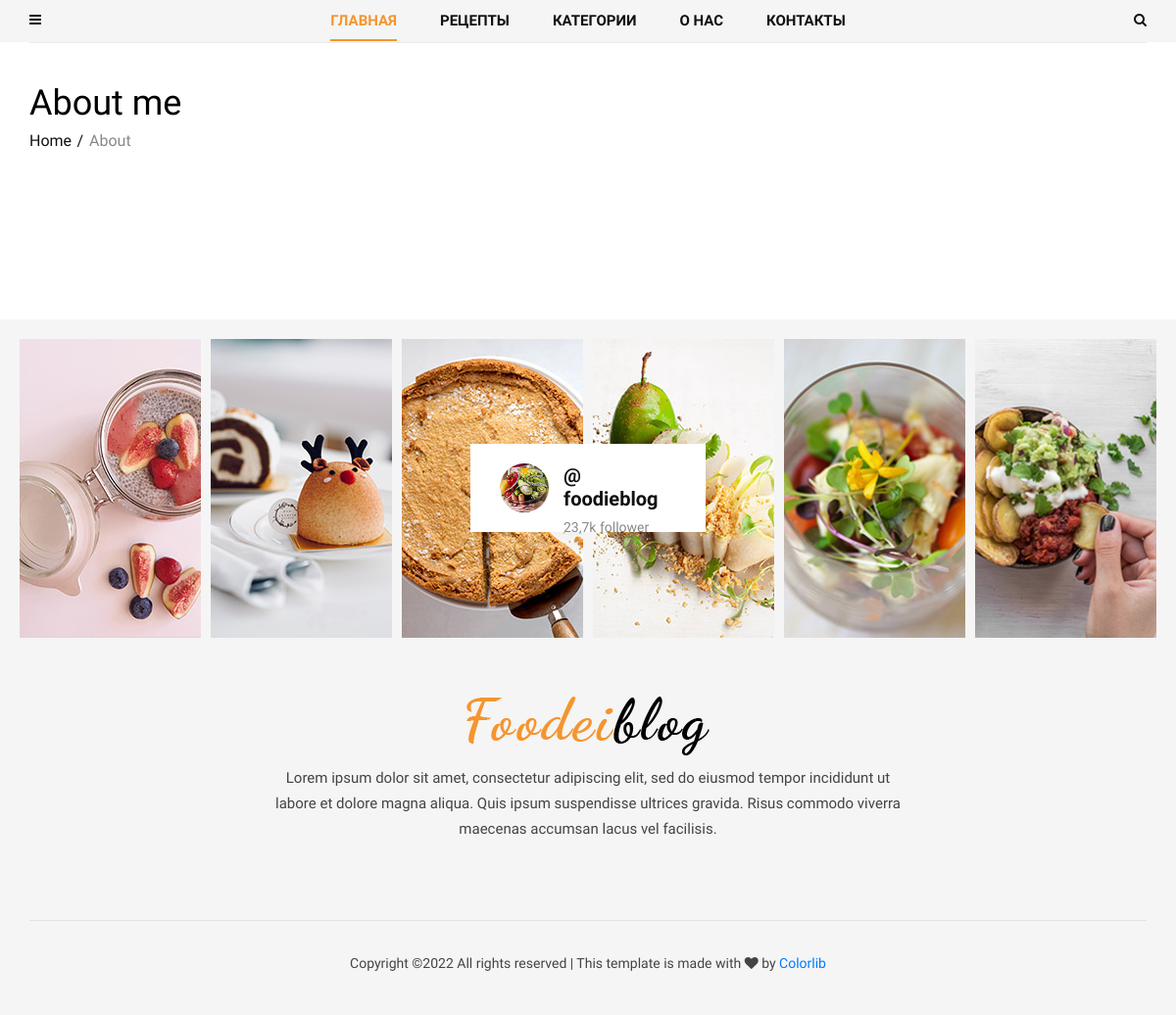
Page /about/ on the earlier database version.
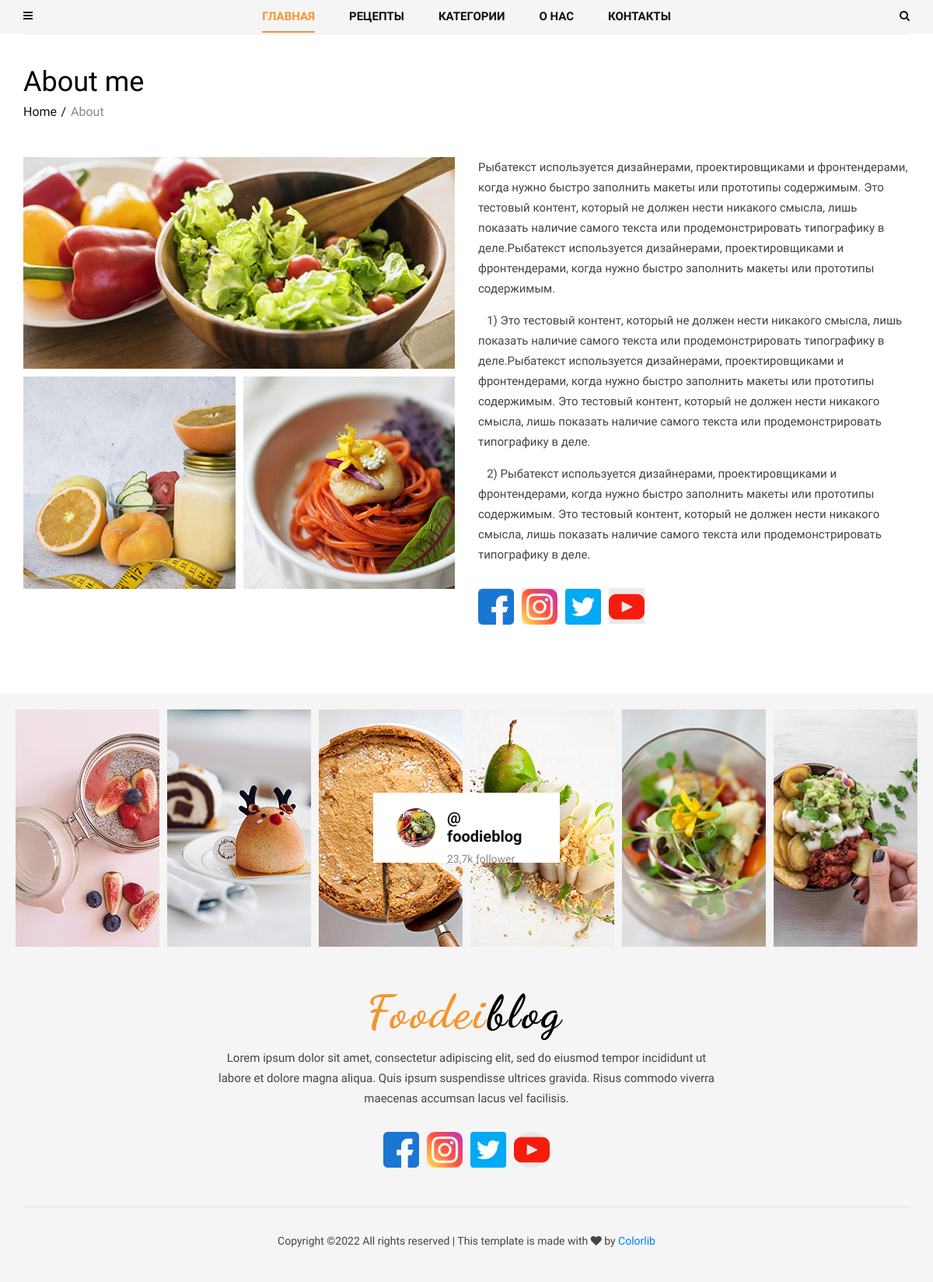
Same page on the later database version.
### contact/models.py (models this page shows)
class About(models.Model):
    name = models.CharField(max_length=50, default='')
    text = RichTextField()
    mini_text = RichTextField()
    def get_first_images(self):
        item = self.about_images.first()
        return item.image.url
    def get_images(self):
        return self.about_images.order_by('id')[1:]

class ImageAbout(models.Model):
    image = models.ImageField(upload_to='about/')
    page = models.ForeignKey(About, on_delete=models.CASCADE, related_name='about_images')
    alt = models.CharField(max_length=100)

class Social(models.Model):
    icon = models.FileField(upload_to='icons/')
    name = models.CharField(max_length=200)
    link = models.URLField()

### contact/views.py (the view)
# urls.py: path('about/', views.AboutView.as_view(), name='about'),
class AboutView(View):
    def get (self, request):
        about = About.objects.last()
        return render(request, 'contact/about.html', {'about': about})

### blog/models.py (called while the page is built)
    def get_absolute_url(self):
        return reverse('post_single', kwargs={'slug': self.category.slug, 'post_slug': self.slug})

### blog/templatetags/menu_tags.py (called while the page is built)
def get_all_categories():
    return Category.objects.all()

@register.inclusion_tag('blog/include/tags/top_menu.html')
def get_categories():
    category = get_all_categories()
    return {'list_category': category}

@register.inclusion_tag('blog/include/tags/recipes_tag.html')
def get_last_posts():
    posts = Post.objects.select_related('category').order_by('-id')[:5]
    return {'list_last_post': posts}

### contact/templatetags/social_tags.py (called while the page is built)
@register.simple_tag()
def get_social_links():
    return Social.objects.all()

@register.simple_tag()
def get_about():
    return About.objects.last()

### templates/contact/about.html
{% extends 'base.html' %}
{% load social_tags %}
{% block content %}
    <section class="about spad">
        <div class="container">
            <div class="about__text">
                <div class="row">
                    <div class="col-lg-12">
                        <div class="breadcrumb__text">
                            <h2>About me</h2>
                            <div class="breadcrumb__option">
                                <a href="#">Home</a>
                                <span>About</span>
                            </div>
                        </div>
                    </div>
                </div>
                <div class="row">
                    <div class="col-lg-6">
                        <div class="about__pic__item__large">
                            <img src="{{ about.get_first_images }}" alt="">
                        </div>
                        <div class="about__pic">
                            {% for item in about.get_images %}
                            <div class="about__pic__item">
                                <img src="{{ item.image.url }}" alt="{{ item.alt }}">
                            </div>
                            {% endfor %}
                        </div>
                    </div>
                    <div class="col-lg-6">
                        <div class="about__right__text">
                            {{ about.text|safe }}
                            <div class="about__right__text__social">
                                {% get_social_links as social_links %}
                                {% for item in social_links %}
                                <a href="{{ item.link }}"><img src="{{ item.icon.url }}"></a>
                                {% endfor %}
                            </div>
                        </div>
                    </div>
                </div>
            </div>
        </div>
    </section>
{% endblock%}

### templates/base.html (shortened to what this page needs)
<!DOCTYPE html>
<html lang="ru">
{% load static %}
<head>
    <link rel="stylesheet" href="{% static 'css/bootstrap.min.css' %}" type="text/css">
    <link rel="stylesheet" href="{% static 'css/font-awesome.min.css' %}" type="text/css">
    <link rel="stylesheet" href="{% static 'css/elegant-icons.css' %}" type="text/css">
    <link rel="stylesheet" href="{% static 'css/owl.carousel.min.css' %}" type="text/css">
    <link rel="stylesheet" href="{% static 'css/slicknav.min.css' %}" type="text/css">
    <link rel="stylesheet" href="{% static 'css/style.css' %}" type="text/css">
</head>
<body>
{% include 'header.html' %}
    {% block content %}
    {% endblock content %}
    {% include 'footer.html' %}
</body>
</html>

### templates/blog/include/left_nav.html (shortened to what this page needs)
 {% load menu_tags social_tags cache %}

### templates/blog/include/tags/top_menu.html (shortened to what this page needs)
{% load mptt_tags %}
<li class="dropdown">
    <a href="#">Категории</a>
</li>

### templates/header.html
{% load static social_tags cache %}
{% cache 5000 header %}
   <header class="header">
        <div class="header__top">
            <div class="container">
                <div class="row">
                    <div class="col-lg-2 col-md-1 col-6 order-md-1 order-1">
                        <div class="header__humberger">
                            <i class="fa fa-bars humberger__open"></i>
                        </div>
                    </div>
                    <div class="col-lg-8 col-md-10 order-md-2 order-3">
                    {% include 'blog/include/top_nav.html'%}
                    </div>
                    <div class="col-lg-2 col-md-1 col-6 order-md-3 order-2">
                        <div class="header__search">
                            <i class="fa fa-search search-switch"></i>
                        </div>
                    </div>
                </div>
            </div>
        </div>
    </header>
{% endcache %}

### templates/blog/include/top_nav.html
{% load menu_tags cache %}
{% cache 5000 top_nav %}
<nav class="header__menu">
    <ul>
        <li class="active"><a href="/">Главная</a></li>
    {% get_last_posts %}
    {% get_categories %}
        <li><a href="{% url 'about' %}">О нас</a></li>
        <li><a href="{% url 'contact' %}">Контакты</a></li>
    </ul>
</nav>
{% endcache %}

### templates/blog/include/tags/recipes_tag.html (shortened to what this page needs)
{% load menu_tags %}
<li>
<a href="#">Рецепты</a>
</li>

### templates/footer.html (shortened to what this page needs)
 {% load static social_tags cache %}
{% cache 5000 footer %}
    <footer class="footer">
        <div class="container-fluid">
            <div class="footer__instagram">
                <div class="footer__instagram__avatar">
                    <div class="footer__instagram__avatar--pic">
                        <img src="{% static 'img/footer/instagram-avatar.jpg' %}" alt="">
                    </div>
                    <div class="footer__instagram__avatar--text">
                        <h5>@ foodieblog</h5>
                        <span>23,7k follower</span>
                    </div>
                </div>
                <div class="row">
                    <div class="col-lg-2 col-md-2 col-sm-4 col-6">
                        <div class="footer__instagram__item set-bg" data-setbg="{% static 'img/footer/ip-1.jpg' %}"></div>
                    </div>
                    <div class="col-lg-2 col-md-2 col-sm-4 col-6">
                        <div class="footer__instagram__item set-bg" data-setbg="{% static 'img/footer/ip-2.jpg' %}"></div>
                    </div>
                    <div class="col-lg-2 col-md-2 col-sm-4 col-6">
                    </div>
                    <div class="col-lg-2 col-md-2 col-sm-4 col-6">
                    </div>
                    <div class="col-lg-2 col-md-2 col-sm-4 col-6">
                        <div class="footer__instagram__item set-bg" data-setbg="{% static 'img/footer/ip-5.jpg' %}"></div>
                    </div>
                    <div class="col-lg-2 col-md-2 col-sm-4 col-6">
                        <div class="footer__instagram__item set-bg" data-setbg="{% static 'img/footer/ip-6.jpg' %}"></div>
                    </div>
                </div>
            </div>
        </div>
        <div class="container">
            <div class="row">
                <div class="col-lg-12">
                    <div class="footer__text">
                        <div class="footer__logo">
                            <a href="#"><img src="{% static 'img/logo.png' %}" alt=""></a>
                        </div>
                        <p>Lorem ipsum dolor sit amet, consectetur adipiscing elit, sed do eiusmod tempor incididunt
                            ut<br /> labore et dolore magna aliqua. Quis ipsum suspendisse ultrices gravida. Risus
                            commodo viverra<br /> maecenas accumsan lacus vel facilisis. </p>
                        <div class="footer__social">
                                {% get_social_links as social_links %}
                                {% for item in social_links %}
                                <a href="{{ item.link }}"><img src="{{ item.icon.url }}"></a>
                                {% endfor %}
                        </div>
                    </div>
                    <div class="footer__copyright">
                        <p>
  Copyright &copy;<script>document.write(new Date().getFullYear());</script> All rights reserved | This template is made with <i class="fa fa-heart" aria-hidden="true"></i> by <a href="https://colorlib.com" target="_blank">Colorlib</a>
  </p>
                    </div>
                </div>
            </div>
        </div>
    </footer>
{% endcache %}

Differences in the rows shown:
added About: get_first_images (picture), text "Рыбатекст используется дизайнерами, проектировщиками и фронтендерами, когда нужно быстро заполнить макеты или прототипы содержимым. Это тестовый контент, который не должен нести никакого смысла, лишь показать наличие самого текста или продемонстрировать типографику в деле.Рыбатекст используется дизайнерами, проектировщиками и фронтендерами, когда нужно быстро заполнить макеты или прототипы содержимым. 1) Это тестовый контент, который не должен нести никакого смысла, лишь показать наличие самого текста или продемонстрировать типографику в деле.Рыбатекст используется дизайнерами, проектировщиками и фронтендерами, когда нужно быстро заполнить макеты или прототипы содержимым. Это тестовый…"
added ImageAbout: image (picture)
added ImageAbout: image (picture)
added Social: icon (picture)
added Social: icon (picture)
added Social: icon (picture)
added Social: icon (picture)
